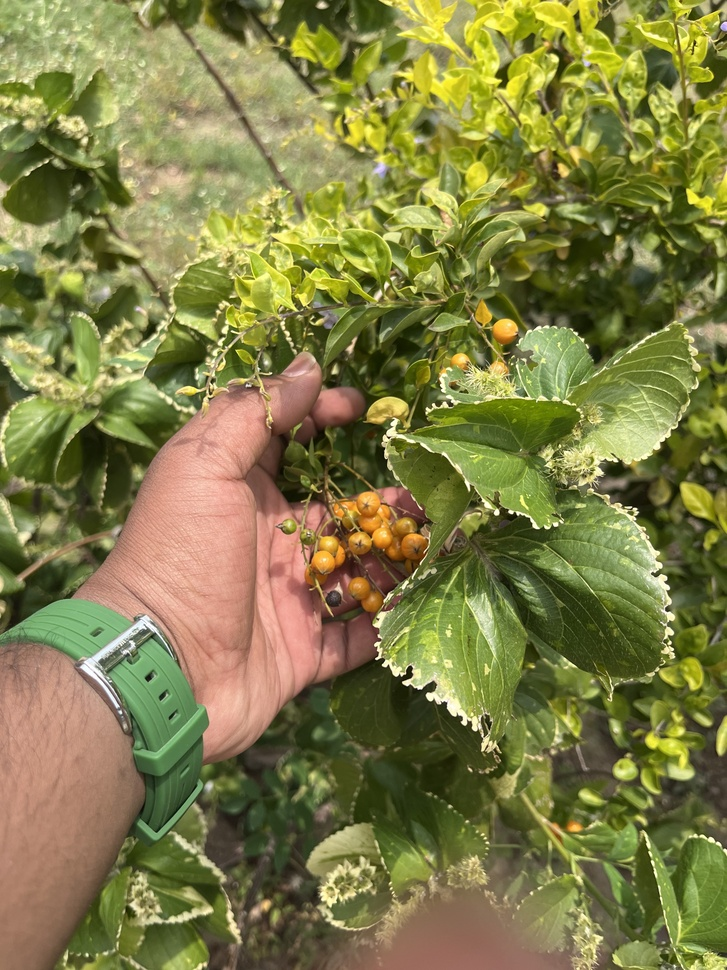
#> input picture Computer Vision lab/IMG_1626.jpg, 727 x 970 px, shrunk from 3024 x 4032 before the run
$ jupyter execute Traditional_Object_Detection.ipynb   (shell and % lines are left out)
#> lines starting #> are read from the running program, lines starting #| are printed output that depends on the picture
# Traditional Object Detection

Methods: 1) Template Matching  2) Haar Cascade Face Detection  3) HOG + SVM Pedestrian Detection

[cell 1]
import cv2
import numpy as np
import matplotlib.pyplot as plt
import os

base = os.path.dirname(os.getcwd())

---
## Method 1: Template Matching

[cell 2]
path = os.path.join(base, 'IMG_1626.jpg')
if not os.path.exists(path):
    path = os.path.join(base, 'images.jpg')

img = cv2.imread(path)
#> img is the input picture: shape (970, 727, 3); mean B, G, R 70.7, 126, 128.5
if img is None:
    raise FileNotFoundError(f'Could not load image from {path}')

img_rgb = cv2.cvtColor(img, cv2.COLOR_BGR2RGB)
gray = cv2.cvtColor(img, cv2.COLOR_BGR2GRAY)
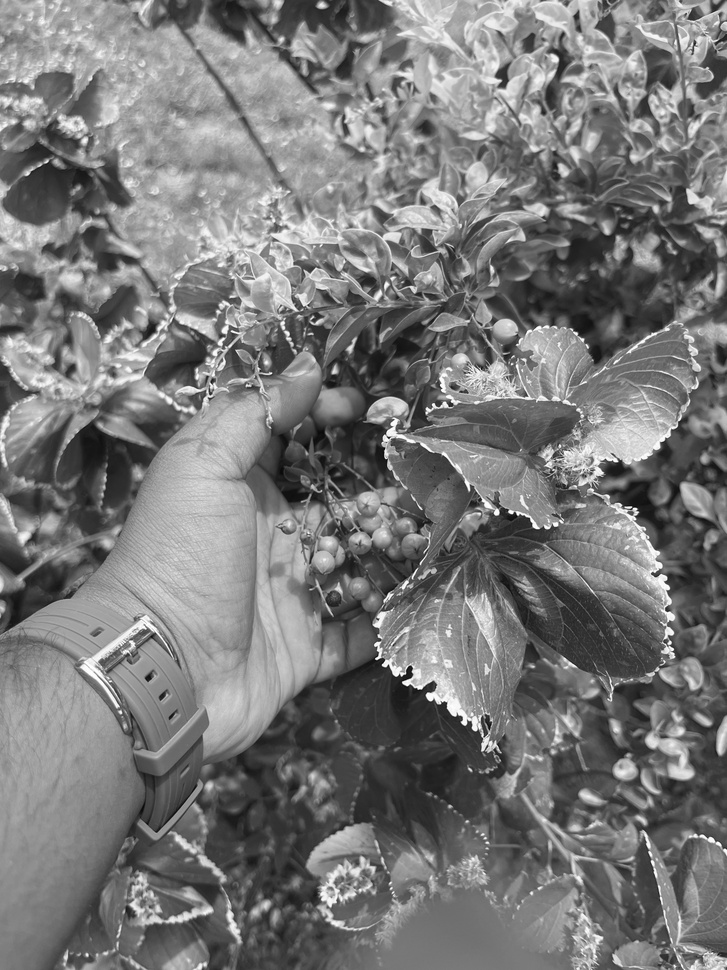
#> gray: shape (970, 727); min 3, max 255, mean 120.4

h, w = gray.shape
#> h = 970; w = 727
template = gray[h//4:h//4+50, w//4:w//4+50].copy()
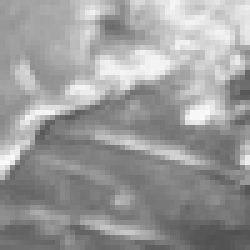
#> template: shape (50, 50) (shown 5 times larger); min 80, max 249, mean 155.2

result = cv2.matchTemplate(gray, template, cv2.TM_CCOEFF_NORMED)
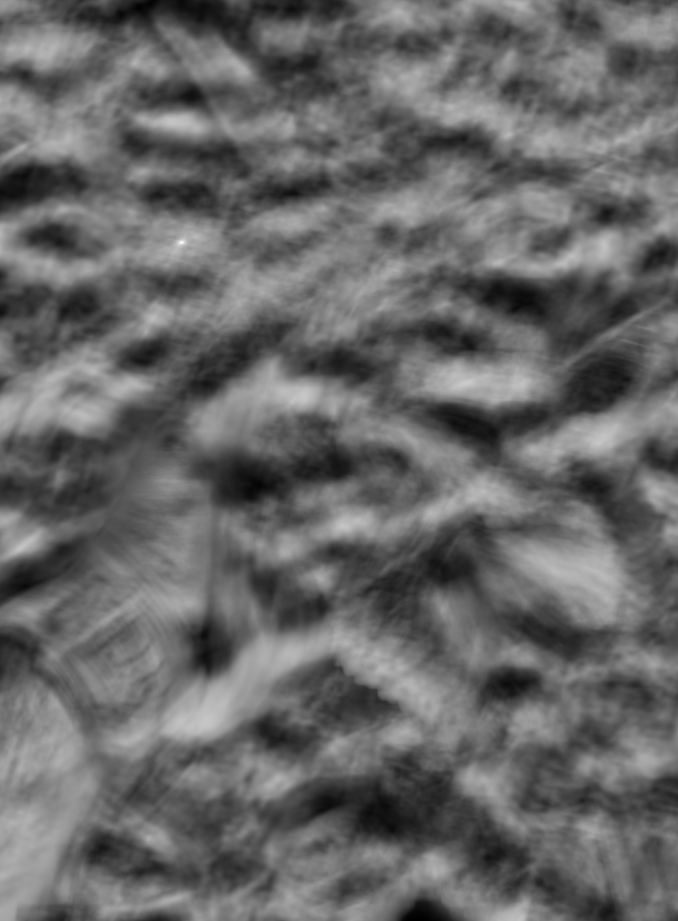
#> result: shape (921, 678) float32; min -0.666, max 1, mean 0.00823; drawn with min black and max white
min_val, max_val, min_loc, max_loc = cv2.minMaxLoc(result)
#> min_val = -0.666; max_val = 1; min_loc = (411, 920); max_loc = (181, 242)
top_left = max_loc
#> top_left = (181, 242)
h_t, w_t = template.shape
#> h_t = 50; w_t = 50
bottom_right = (top_left[0] + w_t, top_left[1] + h_t)
#> bottom_right = (231, 292)
img_match = img_rgb.copy()
cv2.rectangle(img_match, top_left, bottom_right, (255, 0, 0), 3)
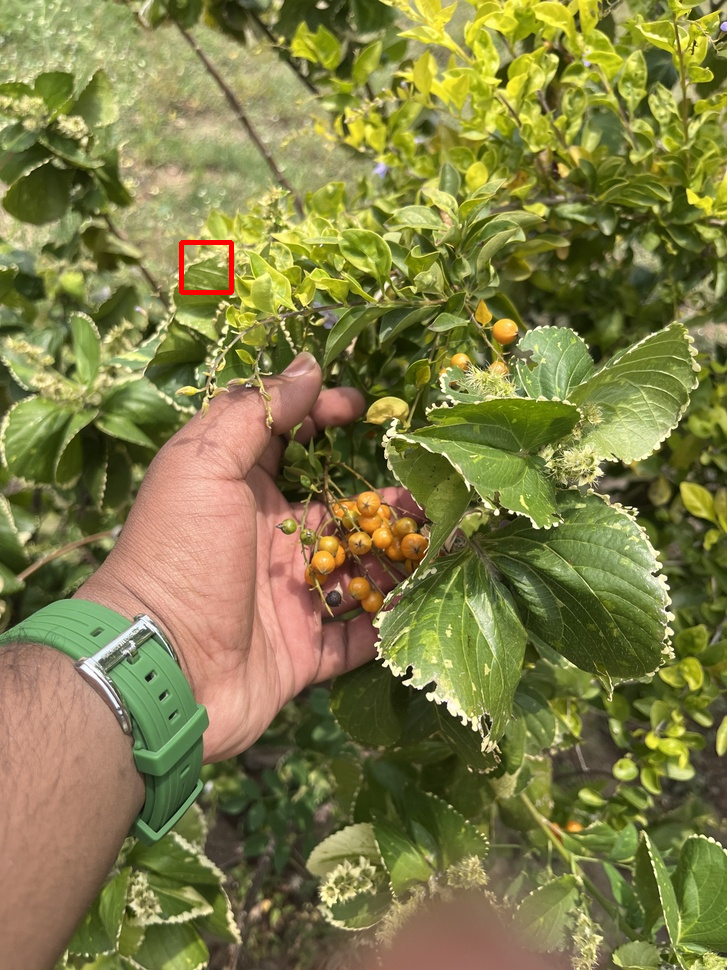
#> img_match: shape (970, 727, 3); mean R, G, B 128.7, 125.7, 70.6

plt.figure(figsize=(15, 5))
plt.subplot(1, 3, 1)
plt.imshow(template, cmap='gray')
plt.title('Template')
plt.axis('off')
plt.subplot(1, 3, 2)
plt.imshow(result, cmap='gray')
plt.title(f'Match Map (max={max_val:.2f})')
plt.axis('off')
plt.subplot(1, 3, 3)
plt.imshow(img_match)
plt.title('Best Match')
plt.axis('off')
plt.tight_layout()
plt.show()

[cell 3]
threshold = 0.8
locations = np.where(result >= threshold)
#> locations = 13 positions, rows 241 to 243, columns 179 to 183
img_multi = img_rgb.copy()
for pt in zip(*locations[::-1]):
    cv2.rectangle(img_multi, pt, (pt[0] + w_t, pt[1] + h_t), (0, 255, 0), 2)
#> this loop made 13 passes
#> pt on passes 1 to 12: (180, 241), (181, 241), (182, 241), (183, 241), (179, 242), (180, 242), (181, 242), (182, 242), (183, 242), (179, 243), (180, 243), (181, 243)
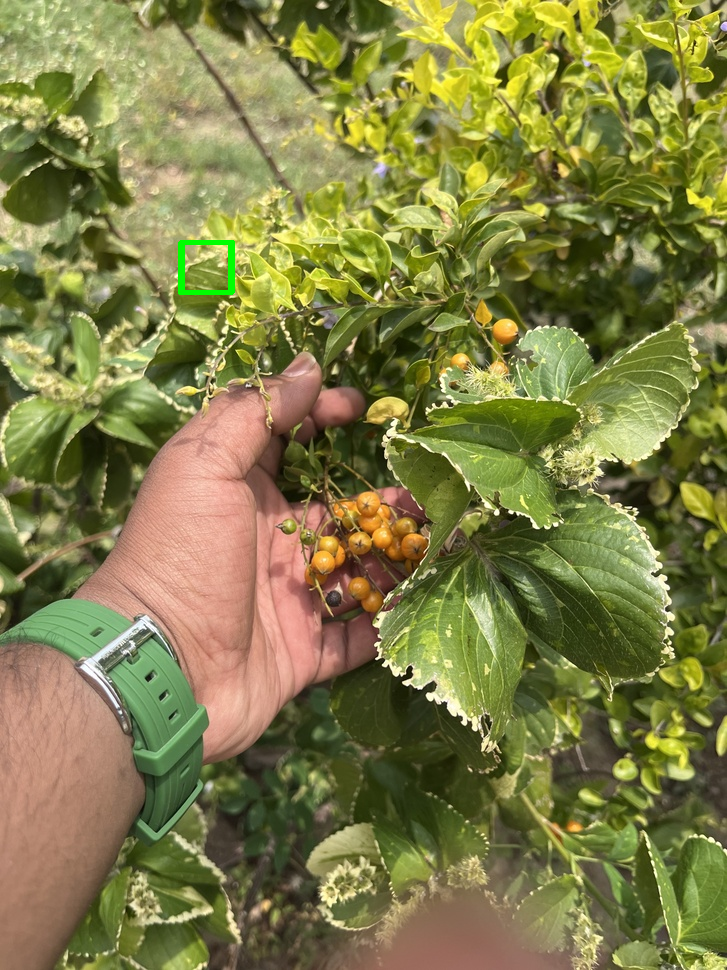
#> img_multi: shape (970, 727, 3); mean R, G, B 128.3, 126.1, 70.6

plt.figure(figsize=(10, 5))
plt.subplot(1, 2, 1)
plt.imshow(img_rgb)
plt.title('Original')
plt.axis('off')
plt.subplot(1, 2, 2)
plt.imshow(img_multi)
plt.title(f'Matches > {threshold}')
plt.axis('off')
plt.show()

---
## Method 2: Haar Cascade Face Detection

[cell 4]
face_cascade = cv2.CascadeClassifier(cv2.data.haarcascades + 'haarcascade_frontalface_default.xml')
if face_cascade.empty():
    face_cascade = cv2.CascadeClassifier(cv2.data.haarcascades + 'haarcascade_frontalface_alt.xml')

path_face = os.path.join(base, 'IMG_7139.png')
if not os.path.exists(path_face):
    path_face = os.path.join(base, 'IMG_1626.jpg')
img_face = cv2.imread(path_face)

if img_face is None:
    print('Could not load image for face detection')
else:
    gray_face = cv2.cvtColor(img_face, cv2.COLOR_BGR2GRAY)
    faces = face_cascade.detectMultiScale(gray_face, scaleFactor=1.1, minNeighbors=5, minSize=(30, 30))
#> faces = [[639, 71, 48, 48], [152, 481, 99, 99]]
    img_face_rgb = cv2.cvtColor(img_face, cv2.COLOR_BGR2RGB)
    for (x, y, w, h) in faces:
        cv2.rectangle(img_face_rgb, (x, y), (x + w, y + h), (0, 255, 0), 3)
#> this loop made 2 passes
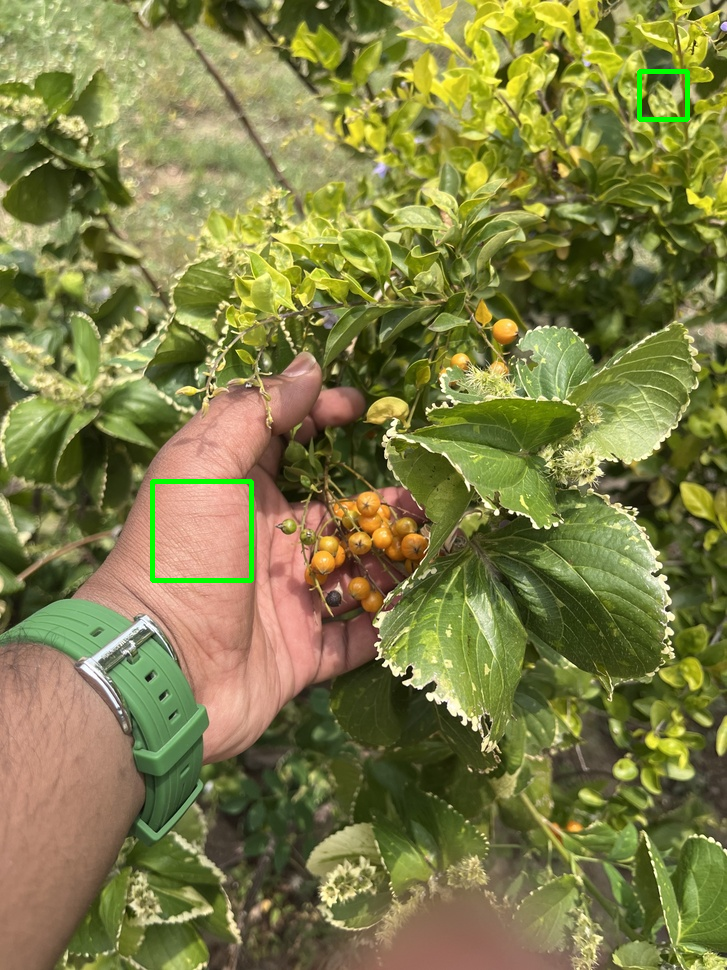
#> img_face_rgb: shape (970, 727, 3); mean R, G, B 127.8, 126.4, 70.3

    plt.figure(figsize=(8, 6))
    plt.imshow(img_face_rgb)
    plt.title(f'Haar Cascade - Faces Detected: {len(faces)}')
    plt.axis('off')
    plt.show()
    if len(faces) == 0:
        print('No faces found. Try adjusting scaleFactor or minNeighbors.')

---
## Method 3: HOG + SVM Pedestrian Detection

[cell 5]
hog = cv2.HOGDescriptor()
hog.setSVMDetector(cv2.HOGDescriptor_getDefaultPeopleDetector())

path_hog = os.path.join(base, 'IMG_1626.jpg')
if not os.path.exists(path_hog):
    path_hog = os.path.join(base, 'images.jpg')
img_hog = cv2.imread(path_hog)

if img_hog is None:
    print('Could not load image for HOG detection')
else:
    img_hog_rgb = cv2.cvtColor(img_hog, cv2.COLOR_BGR2RGB)
    (rects, _) = hog.detectMultiScale(img_hog, winStride=(4, 4), padding=(8, 8), scale=1.05)
#> rects = ()
    for (x, y, w, h) in rects:
        cv2.rectangle(img_hog_rgb, (x, y), (x + w, y + h), (0, 0, 255), 2)
#> this loop made 0 passes

    plt.figure(figsize=(10, 6))
    plt.imshow(img_hog_rgb)
    plt.title(f'HOG + SVM - Detections: {len(rects)}')
    plt.axis('off')
    plt.show()
